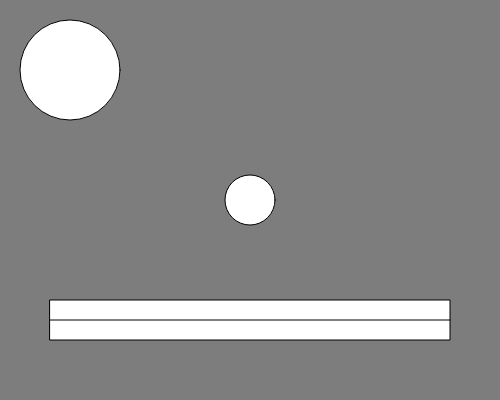
Frame 1 (no input)
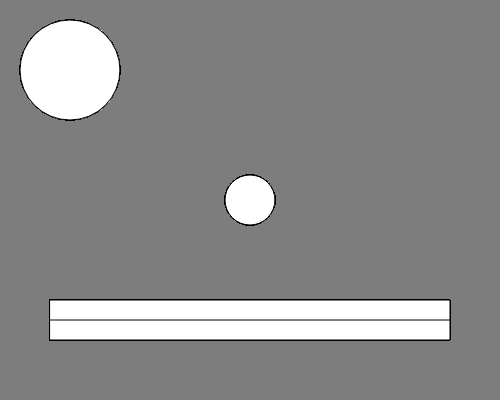
Frame 60 (no input)
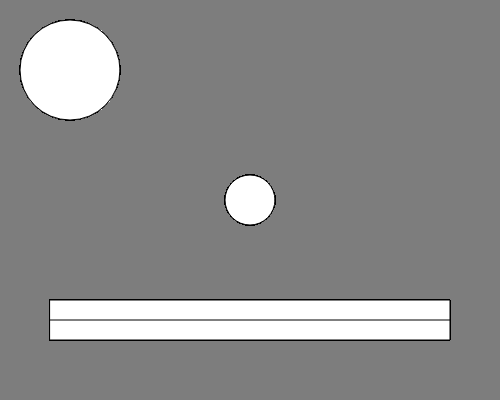
Frame 120 (the mouse pressed at the canvas centre since frame 60)

The p5.js sketch that drew these frames (run headless with seeded random() and noise() and a simulated clock; from frame 60 on, the mouse is pressed at the canvas centre):

// p5.js sketch
// ── sketch.js
var mouthX = 50;
var mouthY = 300;
var mouthW = 400;
var mouthH = 40;

function setup() {
 createCanvas (500,400);
    background(0,0,0);
    background(255,0,0);
    background(125);
    
console.log(width + "" + height);

}

function draw() {
  
    //x, y, width, height
    
    ellipse(70,70,100,100);
    
    ellipse(width/2, height/2,50,50);
    
    rect(mouthX,mouthY,mouthW, mouthH);

    line(mouthX, mouthY + mouthH/2, mouthX + mouthW, mouthY + mouthH/2);
    
    
}
